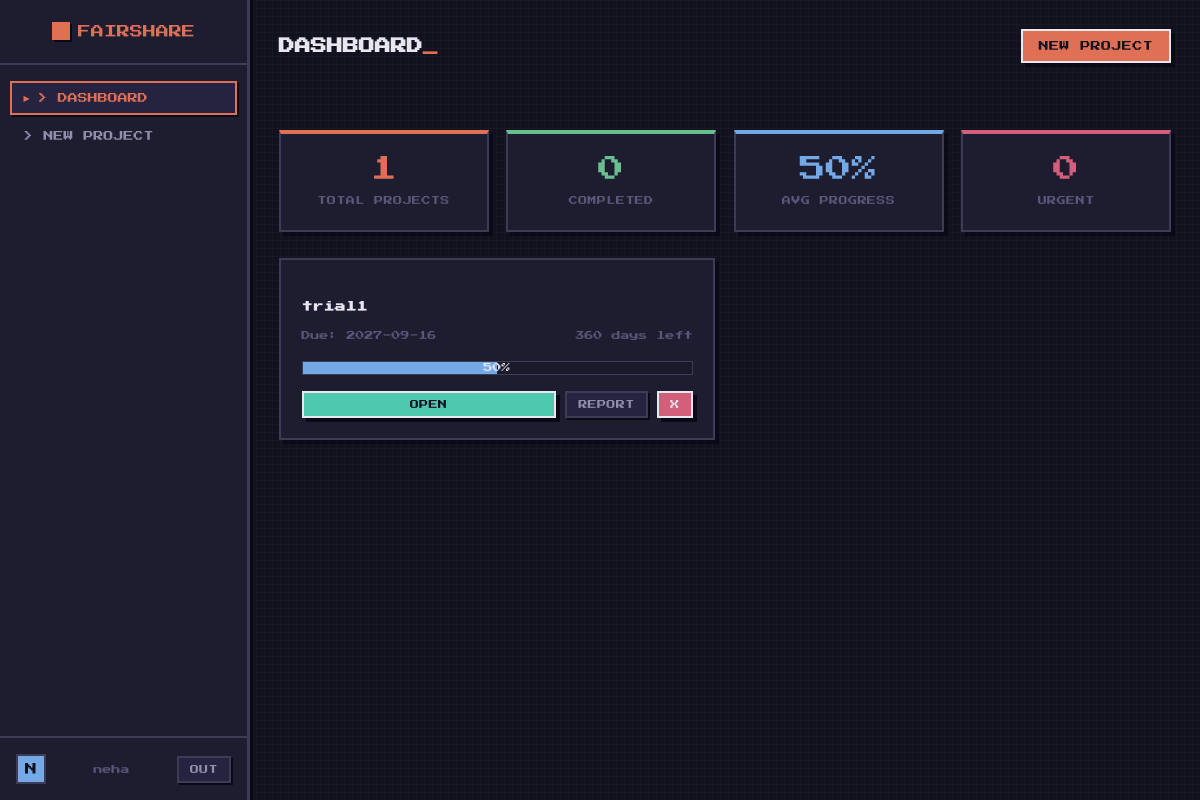
Page / (signed in) on the committed database.
### tables this page shows
CREATE TABLE projects (id INTEGER PRIMARY KEY AUTOINCREMENT, name TEXT NOT NULL, deadline TEXT, user_id INTEGER);

### app.py (the view)
@app.route("/")
@login_required
def home():
    conn = get_db_connection()
    projects = conn.execute(
        "SELECT * FROM projects WHERE user_id = ? OR user_id IS NULL ORDER BY id DESC",
        (session["user_id"],)
    ).fetchall()
    projects_with_info = []
    for project in projects:
        p_dict = dict(project)
        try:
            deadline_date = datetime.strptime(project["deadline"], "%Y-%m-%d").date()
            today = datetime.now().date()
            delta = (deadline_date - today).days
            if delta < 0:
                p_dict["days_left"] = "Overdue"
                p_dict["urgency"]   = "high"
            elif delta == 0:
                p_dict["days_left"] = "Due Today"
                p_dict["urgency"]   = "high"
            else:
                p_dict["days_left"] = f"{delta} days left"
                p_dict["urgency"]   = "normal"
        except (ValueError, TypeError):
            p_dict["days_left"] = "No Date Set"
            p_dict["urgency"]   = "none"
        _, _, progress = get_project_progress(conn, project["id"])
        p_dict["progress"] = progress
        projects_with_info.append(p_dict)
    conn.close()
    return render_template("index.html", projects=projects_with_info, user_name=session.get("user_name"))

### app.py (called while the page is built)
def get_db_connection():
    conn = sqlite3.connect(DB_PATH, timeout=30)
    conn.row_factory = sqlite3.Row
    conn.execute("PRAGMA journal_mode=WAL")
    conn.execute("PRAGMA foreign_keys = ON")  # Always on, not just in delete routes
    return conn

def login_required(f):
    @wraps(f)
    def decorated(*args, **kwargs):
        if "user_id" not in session:
            return redirect(url_for("login"))
        return f(*args, **kwargs)
    return decorated

def get_project_progress(conn, project_id):
    modules = conn.execute(
        "SELECT completed FROM modules WHERE project_id = ?", (project_id,)
    ).fetchall()
    total = len(modules)
    completed = sum(1 for m in modules if m["completed"])
    progress = int((completed / total) * 100) if total > 0 else 0
    return total, completed, progress

### templates/index.html (shortened to what this page needs)
<!DOCTYPE html>
<html lang="en">
<head>
</head>
<body>
    <div class="layout">
        <aside class="sidebar">
            <div class="logo-container">
                <div class="logo"><div class="logo-icon"></div>FAIRSHARE</div>
            </div>
            <nav class="nav">
                <a href="{{ url_for('home') }}" class="nav-link active">&gt; DASHBOARD</a>
                <a href="{{ url_for('create') }}" class="nav-link">&gt; NEW PROJECT</a>
            </nav>
            <div class="user-card">
                <div class="avatar">{{ user_name[0]|upper if user_name else 'U' }}</div>
                <div class="user-name">{{ user_name }}</div>
                <form action="{{ url_for('logout') }}" method="GET">
                    <button type="submit" class="px-btn btn-dark btn-small">OUT</button>
                </form>
            </div>
        </aside>
        <main class="main-content">
            <header class="topbar">
                <h1>DASHBOARD<span style="color:var(--coral);animation:blink 1.2s step-end infinite;font-size:16px;">_</span></h1>
                <a href="{{ url_for('create') }}" class="px-btn btn-coral">NEW PROJECT</a>
            </header>
            {% set total = projects|length if projects else 0 %}
            {% set done = projects|selectattr('progress','equalto',100)|list|length if projects else 0 %}
            {% set urgent = projects|selectattr('urgency','equalto','high')|list|length if projects else 0 %}
            {% set total_prog = projects|sum(attribute='progress') if projects else 0 %}
            {% set avg_prog = (total_prog / total)|round|int if total > 0 else 0 %}
            <section class="stats-grid">
                <div class="px-panel stat-card"><div class="stat-val sv-coral">{{ total }}</div><div class="stat-label">Total Projects</div></div>
                <div class="px-panel stat-card"><div class="stat-val sv-mint">{{ done }}</div><div class="stat-label">Completed</div></div>
                <div class="px-panel stat-card"><div class="stat-val sv-sky">{{ avg_prog }}%</div><div class="stat-label">Avg Progress</div></div>
                <div class="px-panel stat-card"><div class="stat-val sv-rose">{{ urgent }}</div><div class="stat-label">Urgent</div></div>
            </section>
            <section class="projects-grid">
                {% if projects %}
                    {% for project in projects %}
                    <div class="px-panel project-card" style="animation-delay: {{ loop.index * 0.05 }}s;">
                        <div class="accent-bar urgency-{{ project.urgency|default('med') }}"></div>
                        <div class="project-header"><h3>{{ project.name }}</h3></div>
                        <div class="project-meta">
                            <span>Due: {{ project.deadline }}</span>
                            <span>{{ project.days_left }}</span>
                        </div>
                        <div class="progress-wrapper">
                            <div class="progress-bar" data-progress="{{ project.progress|default(0) }}"></div>
                            <div class="progress-text">{{ project.progress|default(0) }}%</div>
                        </div>
                        <div class="project-actions">
                            <a href="{{ url_for('project_modules', project_id=project.id) }}" class="px-btn btn-teal btn-small" style="flex:1;text-align:center;">OPEN</a>
                            <a href="{{ url_for('project_report', project_id=project.id) }}" class="px-btn btn-dark btn-small">REPORT</a>
                            <form action="{{ url_for('delete_project', project_id=project.id) }}" method="POST" onsubmit="return confirm('Delete this project?');">
                                <button type="submit" class="px-btn btn-rose btn-small">X</button>
                            </form>
                        </div>
                    </div>
                    {% endfor %}
                {% else %}
                    <div class="px-panel empty-state">
                        <h3>NO PROJECTS YET</h3>
                        <p>Time to start something cool!</p>
                    </div>
                {% endif %}
            </section>
        </main>
    </div>
</body>
</html>

### rows in the picture
projects: name "trial1", deadline "2027-09-16", days_left "360 days left", progress "50"

### other values in the picture
{{ user_name[0]|upper if user_name else 'U' }} "N"
{{ user_name }} "neha"
{{ total }} "1"
{{ done }} "0"
{{ urgent }} "0"
